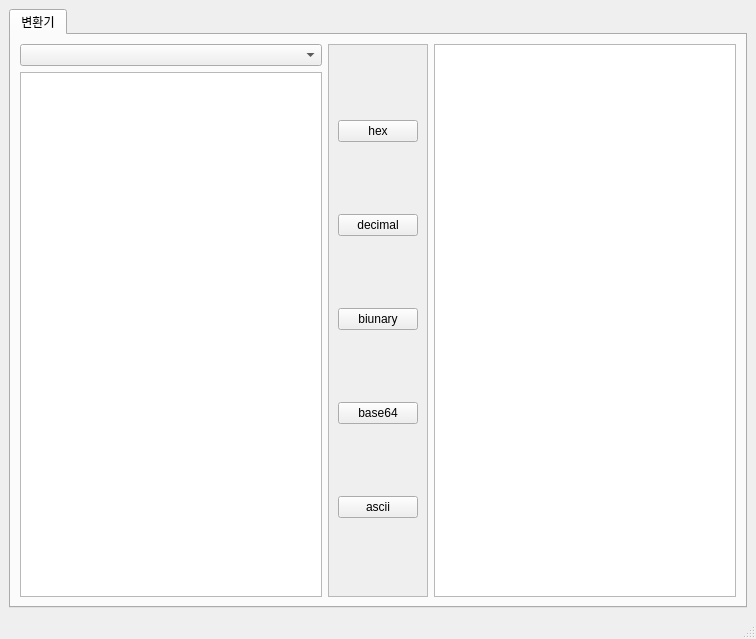
<?xml version="1.0" encoding="UTF-8"?>
<ui version="4.0">
 <class>MainWindow</class>
 <widget class="QMainWindow" name="MainWindow">
  <property name="geometry">
   <rect>
    <x>0</x>
    <y>0</y>
    <width>756</width>
    <height>639</height>
   </rect>
  </property>
  <property name="windowTitle">
   <string>MainWindow</string>
  </property>
  <widget class="QWidget" name="centralwidget">
   <layout class="QGridLayout" name="gridLayout_2">
    <item row="0" column="0">
     <widget class="QTabWidget" name="tabWidget">
      <property name="currentIndex">
       <number>0</number>
      </property>
      <widget class="QWidget" name="tab">
       <attribute name="title">
        <string>변환기</string>
       </attribute>
       <layout class="QGridLayout" name="gridLayout">
        <item row="0" column="2" rowspan="2">
         <widget class="QTextEdit" name="util_encode"/>
        </item>
        <item row="1" column="0">
         <widget class="QTextEdit" name="util_text"/>
        </item>
        <item row="0" column="0">
         <widget class="QComboBox" name="util_combo"/>
        </item>
        <item row="0" column="1" rowspan="2">
         <widget class="QScrollArea" name="scrollArea">
          <property name="sizePolicy">
           <sizepolicy hsizetype="Minimum" vsizetype="Expanding">
            <horstretch>0</horstretch>
            <verstretch>0</verstretch>
           </sizepolicy>
          </property>
          <property name="widgetResizable">
           <bool>true</bool>
          </property>
          <widget class="QWidget" name="scrollAreaWidgetContents">
           <property name="geometry">
            <rect>
             <x>0</x>
             <y>0</y>
             <width>93</width>
             <height>533</height>
            </rect>
           </property>
           <layout class="QVBoxLayout" name="verticalLayout">
            <item>
             <widget class="QPushButton" name="btn_util_hex">
              <property name="text">
               <string>hex</string>
              </property>
             </widget>
            </item>
            <item>
             <widget class="QPushButton" name="btn_util_decimal">
              <property name="text">
               <string>decimal</string>
              </property>
             </widget>
            </item>
            <item>
             <widget class="QPushButton" name="btn_util_binuary">
              <property name="text">
               <string>biunary</string>
              </property>
             </widget>
            </item>
            <item>
             <widget class="QPushButton" name="btn_util_base64">
              <property name="text">
               <string>base64</string>
              </property>
             </widget>
            </item>
            <item>
             <widget class="QPushButton" name="btn_util_ascii">
              <property name="text">
               <string>ascii</string>
              </property>
             </widget>
            </item>
           </layout>
          </widget>
         </widget>
        </item>
       </layout>
      </widget>
     </widget>
    </item>
   </layout>
  </widget>
  <widget class="QMenuBar" name="menubar">
   <property name="geometry">
    <rect>
     <x>0</x>
     <y>0</y>
     <width>756</width>
     <height>22</height>
    </rect>
   </property>
  </widget>
  <widget class="QStatusBar" name="statusbar"/>
 </widget>
 <resources/>
 <connections/>
</ui>
